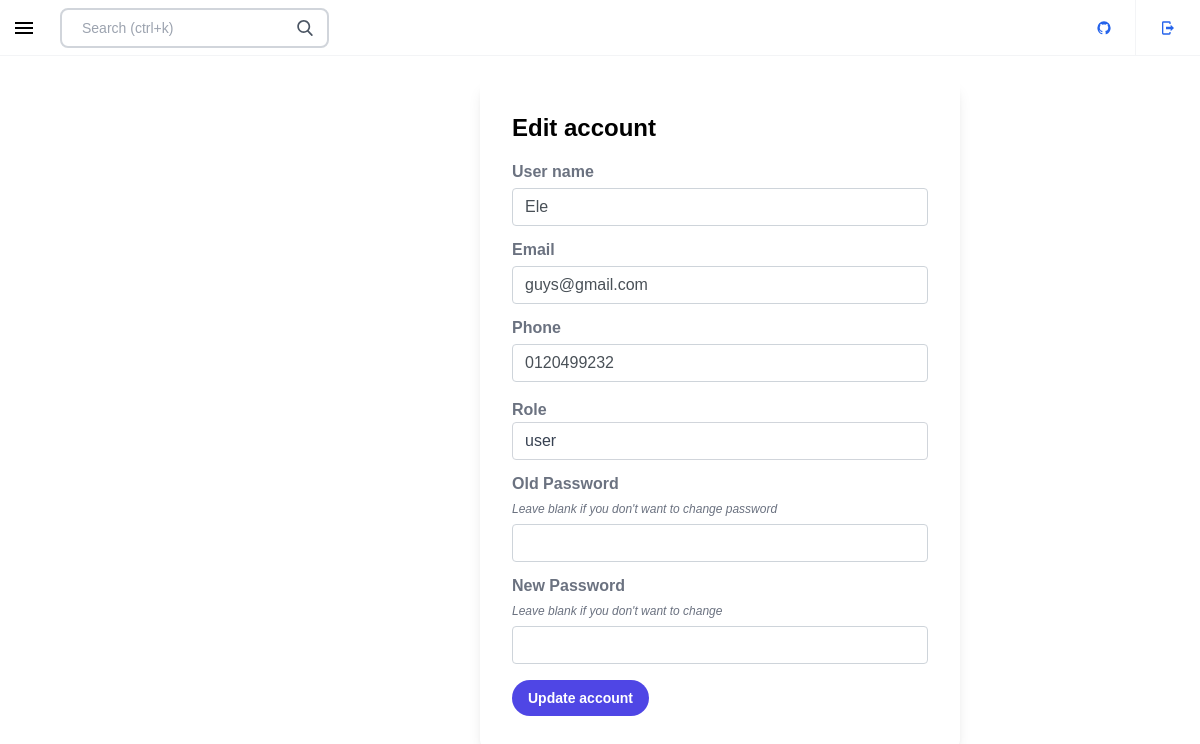
The page /admin/index.php?edit_account=1 (signed in) on the database its author committed.
### tables this page shows
CREATE TABLE `users` (
  `id` int(11) NOT NULL AUTO_INCREMENT,
  `username` varchar(255) NOT NULL,
  `password` varchar(255) NOT NULL,
  `email` varchar(255) NOT NULL,
  `role_id` int(11) NOT NULL DEFAULT 1,
  `phone` varchar(12) DEFAULT NULL,
  PRIMARY KEY (`id`),
  KEY `role_fk` (`role_id`),
  CONSTRAINT `role_fk` FOREIGN KEY (`role_id`) REFERENCES `roles` (`id`)
);

### admin/inc/function.php (called while the page is built, shortened)
<?php
function select_roles()
{
    include("inc/connect.php");
    $sel_cat = $con->prepare("select * from roles");
    $sel_cat->setFetchMode(PDO::FETCH_ASSOC);
    $sel_cat->execute();
    $results = array();
    while ($row = $sel_cat->fetch()) {
        array_push($results, $row);
    }
    return $results;
}
function get_account($id)
{
    include("inc/connect.php");
    $sel_cat = $con->prepare("select * from users u inner join roles r on r.id=u.role_id where u.id=:id");
    $sel_cat->bindParam("id", $id);
    $sel_cat->setFetchMode(PDO::FETCH_ASSOC);
    $sel_cat->execute();
    $row = $sel_cat->fetch();
    return $row;
}

### admin/inc/account/edit_account.php (the view, shortened to what this page needs)
<div class="w-1/2 mx-auto shadow-lg rounded-lg p-8">
    <h3 class="text-black text-2xl font-bold">Edit account</h3>
    <div class="mt-4">
        <form method="post" enctype="multipart/form-data" action="inc/controller/account_controller.php">
            <?php
            $account = get_account($_GET['edit_account']);
            ?>
            <label class="block text-gray-500 font-bold md:text-left mb-1 md:mb-0 pr-4" for="inline-full-name">
                User name
            </label>
            <input type="text" name="username" id="username" class="form-control mt-1" value="<?php echo $account["username"] ?>" placeholder="Enter username">
            <label class="block text-gray-500 font-bold md:text-left mb-1 md:mb-0 pr-4 mt-3" for="inline-full-name">
                Email
            </label>
            <input type="text" name="email" id="email" class="form-control mt-1" value="<?php echo $account["email"] ?>" placeholder="Enter email">
            <label class="block text-gray-500 font-bold md:text-left mb-1 md:mb-0 pr-4 mt-3" for="inline-full-name">
                Phone
            </label>
            <input type="tel" name="phone" id="email" class="form-control mt-1" value="<?php echo $account["phone"] ?>" placeholder="Enter phone">
            <div class="form-group">
                <label class="mt-2 text-gray-500 font-bold md:text-left mb-1 md:mb-0 pr-4 w-1/6 flex-shrink-0" for="inline-full-name">
                    Role
                </label>
                <select name="role_id" id="role_id" class="form-select appearance-none block w-full px-3 py-1.5 text-base font-normal text-gray-700 bg-white bg-clip-padding bg-no-repeat border border-solid border-gray-300 rounded transition ease-in-out m-0 focus:text-gray-700 focus:bg-white focus:border-blue-600 focus:outline-none">
                    <?php
                    $roles = select_roles();
                    foreach ($roles as $role) {
                        if ($role['id'] == $account['role_id']) {
                            echo "<option selected='selected' value='" . $role['id'] . "'>" . $role['name'] . "</option>";
                        } else {
                            echo "<option value='" . $role['id'] . "'>" . $role['name'] . "</option>";
                        }
                    }
                    ?>
                </select>
            </div>
            <label class="block text-gray-500 font-bold md:text-left mb-1 md:mb-0 pr-4 mt-3" for="inline-full-name">
                Old Password
            </label>
            <span class="text-xs text-gray-500 italic">Leave blank if you don't want to change password</span>
            <input type="password" name="old_password" id="old_password" class="form-control mt-1">
            <label class="block text-gray-500 font-bold md:text-left mb-1 md:mb-0 pr-4 mt-3" for="inline-full-name">
                New Password
            </label>
            <span class="text-xs text-gray-500 italic">Leave blank if you don't want to change</span>
            <input type="password" name="new_password" id="new_password" class="form-control mt-1">
            <button type="submit" name="update_account" class="px-4 py-2 mt-4 rounded-full bg-indigo-600 font-bold text-sm text-white">
                Update account
            </button>
        </form>
    </div>
</div>

### admin/css/style.css (style rules this page uses)
* { margin: 0; padding: 0; font-family: 'Lucida Sans', 'Lucida Sans Regular', 'Lucida Grande', 'Lucida Sans Unicode', Geneva, Verdana, sans-serif; }
.mt-2 { margin-top: 1rem; }
.m-0 { margin: 0; }
label { text-align: left; display: block; }
.shadow-lg { --tw-shadow: 0 10px 15px -3px rgb(0 0 0 / 0.1), 0 4px 6px -4px rgb(0 0 0 / 0.1); --tw-shadow-colored: 0 10px 15px -3px var(--tw-shadow-color), 0 4px 6px -4px var(--tw-shadow-color); box-shadow: var(--tw-ring-offset-shadow, 0 0 #0000), var(--tw-ring-shadow, 0 0 #0000), var(--tw-shadow); }
.form-control { display: block; width: 100%; padding: .375rem .75rem; font-size: 1rem; line-height: 1.5; color: #495057; background-color: #fff; background-clip: padding-box; border: 1px solid #ced4da; border-radius: .25rem; transition: border-color .15s ease-in-out, box-shadow .15s ease-in-out; }

### rows shown on the page
users: username "Ele", email "guys@gmail.com", phone "0120499232"

### other values the page prints
form field role_id "user"
